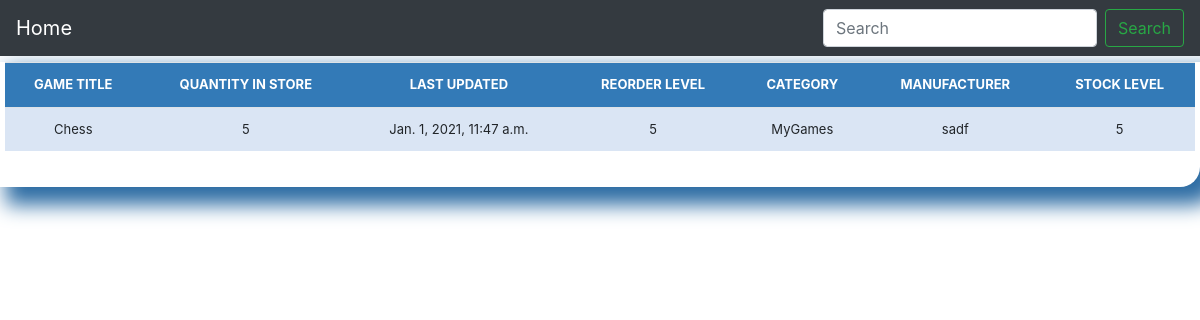
The app's page /stock_detail/1/ with its own data.
### dbgames/models.py (models this page shows, shortened)
class Stock(models.Model):
    game_title = models.CharField(max_length=50, blank=True, null=True)
    category = models.ForeignKey(Category, on_delete=models.CASCADE)
    quantity = models.IntegerField(default=0, blank=True, null=True)
    manufacturer = models.CharField(max_length=50, blank=True, null=True)
    price = models.IntegerField(default=0, blank=True, null=True)
    reorder_level = models.IntegerField(default=0, blank=True, null=True)
    stock_level = models.IntegerField(default=0, blank=True, null=True)
    last_updated = models.DateTimeField(auto_now_add=False, auto_now=True)

class Category(models.Model):
    name = models.CharField(max_length=50, blank=True, null=True)
    def __str__(self):
        return self.name

### dbgames/views.py (the view)
# urls.py: path('stock_detail/<str:pk>/', views.stock_detail, name="stock_detail"),
def stock_detail(request, pk):
    queryset = Stock.objects.get(id=pk)
    context = {
        "title" : queryset.game_title,
        "queryset": queryset
    }
    return render(request, "stock_detail.html", context)

### dbgames/templates/stock_detail.html (shortened to what this page needs)
{% load static %}
<!DOCTYPE html>
<html>
<head>
    <link href="{% static 'css/stylesheet.css' %}" rel="stylesheet">
    <link href="{% static 'css/bootstrap.min.css' %}" rel="stylesheet">
</head>
{% include 'navbar.html' %}
<body>
    <a href='#issue'><div class='btn btn-danger'>ISSUE THIS ITEM</div></a>
    <a href='#receive'><div class='btn btn-primary'>RECEIVE THIS ITEM</div></a>
            <br><br>
            <div class="display_table">
              <table class='table'>
                      <tr>
                        <th>GAME TITLE</th>
                        <th>QUANTITY IN STORE</th>
                        <th>LAST UPDATED</th>
                        <th>REORDER LEVEL</th>
                        <th>CATEGORY</th>
                        <th>MANUFACTURER</th>
                        <th>STOCK LEVEL</th>
                      </tr>
                      <tr>
                        <td>{{queryset.game_title}}</td>
                        <td>{{queryset.quantity}}</td>
                        <td>{{queryset.last_updated}}</td>
                        <td>{{queryset.reorder_level}}</td>
                        <td>{{queryset.category}}</td>
                        <td>{{queryset.manufacturer}}</td>
                        <td>{{queryset.stock_level}}</td>
                      </tr>
              </table>
            </div>
</body>
</html>

### dbgames/static/css/stylesheet.css (style rules this page uses)
.table { font-size: 13px; text-align: center; width: 95%; margin: auto; text-align: center; }
.table tr:nth-child(odd) { background: #B8CAE4 }
.table tr:nth-child(even) { background: #dae5f4 }
th { background-color: #337ab7; color: white; }
.display_table { border-bottom-right-radius: 20px; padding-left: 5px; padding-right: 5px; padding-bottom: 20px; box-shadow: 12px 12px 20px 6px #2e6da4; }

### records on screen
Stock: game_title "Chess", quantity "5", last_updated "Jan. 1, 2021, 11:47 a.m.", reorder_level "5", category "MyGames", manufacturer "sadf", stock_level "5"
